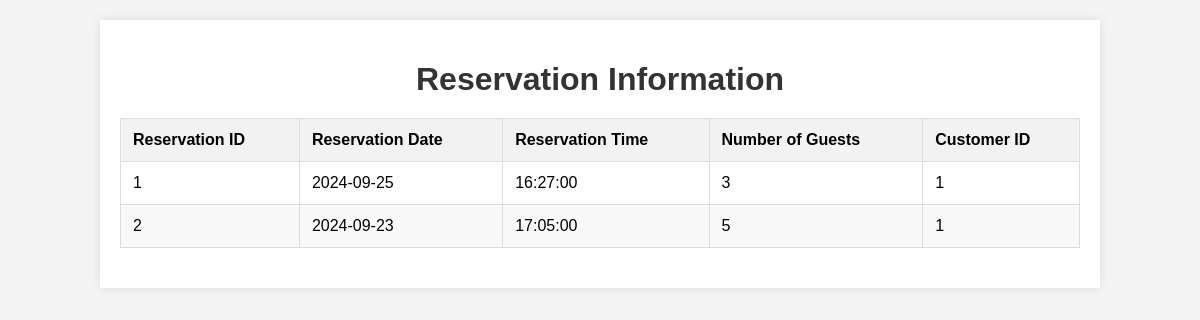
The app's page /reservation_info.php with its own data.
### tables this page shows
CREATE TABLE `reservation` (
  `Reservation_ID` int(11) NOT NULL,
  `Reservation_Date` date DEFAULT NULL,
  `Reservation_Time` time DEFAULT NULL,
  `Number_of_Guests` int(11) DEFAULT NULL,
  `Customer_ID` int(11) DEFAULT NULL
);

### reservation_info.php (the view, shortened to what this page needs)
<?php
$servername = "localhost";
$username = "root";
$password = "";
$dbname = "restaurant_db";
$conn = new mysqli($servername, $username, $password, $dbname);
$sql = "SELECT Reservation_ID, Reservation_Date, Reservation_Time, Number_of_Guests, Customer_ID
        FROM Reservation
        ORDER BY Reservation_Date DESC, Reservation_Time DESC";
$result = $conn->query($sql);
?>
<!DOCTYPE html>
<html lang="en">
<head>
</head>
<body>
<div class="container">
    <h1>Reservation Information</h1>
    <?php
    if ($result->num_rows > 0) {
        echo "<table>
                <thead>
                    <tr>
                        <th>Reservation ID</th>
                        <th>Reservation Date</th>
                        <th>Reservation Time</th>
                        <th>Number of Guests</th>
                        <th>Customer ID</th>
                    </tr>
                </thead>
                <tbody>";
        while ($row = $result->fetch_assoc()) {
            echo "<tr>
                    <td>" . $row["Reservation_ID"] . "</td>
                    <td>" . $row["Reservation_Date"] . "</td>
                    <td>" . $row["Reservation_Time"] . "</td>
                    <td>" . $row["Number_of_Guests"] . "</td>
                    <td>" . $row["Customer_ID"] . "</td>
                  </tr>";
        }
        echo "</tbody></table>";
    } else {
        echo "<p class='no-data'>No reservations available</p>";
    }
    ?>
</div>
</body>
</html>

### reservation_info.php (style rules this page uses)
body { font-family: Arial, sans-serif; background-color: #f4f4f4; margin: 0; padding: 0; }
.container { width: 80%; margin: 20px auto; background-color: #fff; padding: 20px; box-shadow: 0 0 10px rgba(0, 0, 0, 0.1); }
h1 { text-align: center; color: #333; margin-bottom: 20px; }
table { width: 100%; border-collapse: collapse; margin-bottom: 20px; }
table, th, td { border: 1px solid #ddd; }
th, td { padding: 12px; text-align: left; }
th { background-color: #f2f2f2; }
tr:nth-child(even) { background-color: #f9f9f9; }

### records on screen
reservation: Reservation_ID "1", Reservation_Date "2024-09-25", Reservation_Time "16:27:00", Number_of_Guests "3", Customer_ID "1"
reservation: Reservation_ID "2", Reservation_Date "2024-09-23", Reservation_Time "17:05:00", Number_of_Guests "5", Customer_ID "1"
